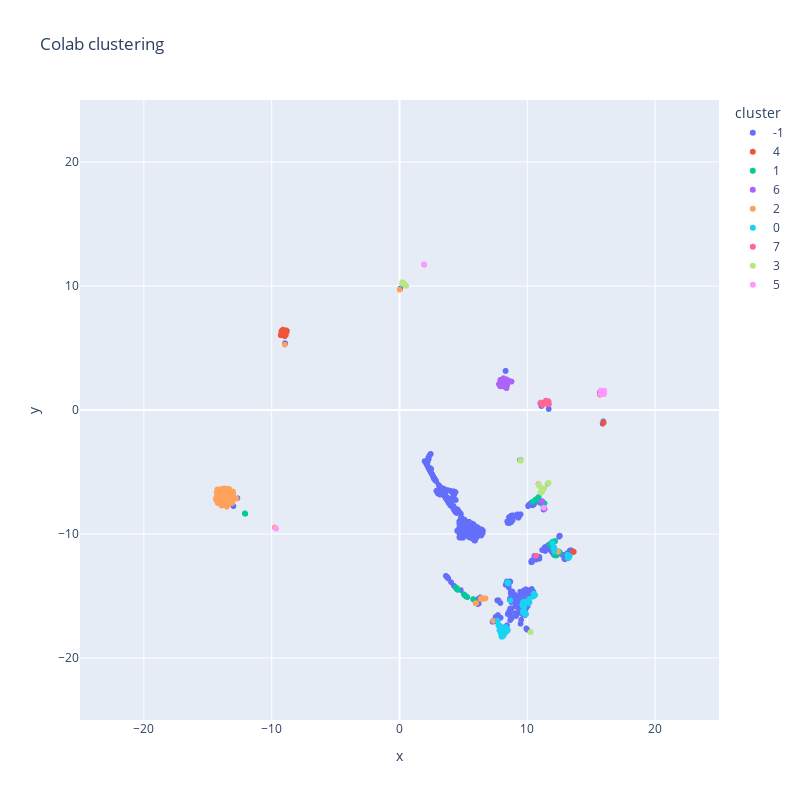

Source (notebook cell):
### Code cell
colab_resdf = pd.DataFrame({
    "x" : colab_umap[:, 0], 
    "y" : colab_umap[:, 1], 
    "cluster" : colab_clusters.labels_
})

# with few clusters you can turn on and off outliers with the -1 label
#colab_resdf = colab_resdf[colab_resdf["cluster"] != -1]

#turning cluster to str for discrete color
colab_resdf["cluster"] = colab_resdf["cluster"].astype(str)

fig_colab = px.scatter(colab_resdf, x="x", y="y", color="cluster", title="Colab clustering", width=800, height=800, range_x=[-25, 25], range_y=[-25, 25])

fig_colab.show()

# TODO add one visualisation without time grouping
# this would give us the "true" user groups, and then we could see if they moved around without breaking up the group too much
# also it is not a bug that there is overlap of clusters, as the clustering takes place before umap

### Figure 1 — Plotly figure (JSON) as saved in the notebook; plotly's stock layout.template omitted (floating-point values rounded to 4 significant figures; data arrays with more than 128 entries replaced by an {"elided": "..."} marker saying what was removed)
{"data": [{"hovertemplate": "cluster=-1<br>x=%{x}<br>y=%{y}<extra></extra>", "legendgroup": "-1", "marker": {"color": "#636efa", "symbol": "circle"}, "mode": "markers", "name": "-1", "showlegend": true, "type": "scattergl", "x": {"elided": "1374 float values"}, "xaxis": "x", "y": {"elided": "1374 float values"}, "yaxis": "y"}, {"hovertemplate": "cluster=4<br>x=%{x}<br>y=%{y}<extra></extra>", "legendgroup": "4", "marker": {"color": "#EF553B", "symbol": "circle"}, "mode": "markers", "name": "4", "showlegend": true, "type": "scattergl", "x": {"elided": "254 float values"}, "xaxis": "x", "y": {"elided": "254 float values"}, "yaxis": "y"}, {"hovertemplate": "cluster=1<br>x=%{x}<br>y=%{y}<extra></extra>", "legendgroup": "1", "marker": {"color": "#00cc96", "symbol": "circle"}, "mode": "markers", "name": "1", "showlegend": true, "type": "scattergl", "x": {"elided": "247 float values"}, "xaxis": "x", "y": {"elided": "247 float values"}, "yaxis": "y"}, {"hovertemplate": "cluster=6<br>x=%{x}<br>y=%{y}<extra></extra>", "legendgroup": "6", "marker": {"color": "#ab63fa", "symbol": "circle"}, "mode": "markers", "name": "6", "showlegend": true, "type": "scattergl", "x": {"elided": "315 float values"}, "xaxis": "x", "y": {"elided": "315 float values"}, "yaxis": "y"}, {"hovertemplate": "cluster=2<br>x=%{x}<br>y=%{y}<extra></extra>", "legendgroup": "2", "marker": {"color": "#FFA15A", "symbol": "circle"}, "mode": "markers", "name": "2", "showlegend": true, "type": "scattergl", "x": {"elided": "739 float values"}, "xaxis": "x", "y": {"elided": "739 float values"}, "yaxis": "y"}, {"hovertemplate": "cluster=0<br>x=%{x}<br>y=%{y}<extra></extra>", "legendgroup": "0", "marker": {"color": "#19d3f3", "symbol": "circle"}, "mode": "markers", "name": "0", "showlegend": true, "type": "scattergl", "x": {"elided": "344 float values"}, "xaxis": "x", "y": {"elided": "344 float values"}, "yaxis": "y"}, {"hovertemplate": "cluster=7<br>x=%{x}<br>y=%{y}<extra></extra>", "legendgroup": "7", "marker": {"color": "#FF6692", "symbol": "circle"}, "mode": "markers", "name": "7", "showlegend": true, "type": "scattergl", "x": {"elided": "129 float values"}, "xaxis": "x", "y": {"elided": "129 float values"}, "yaxis": "y"}, {"hovertemplate": "cluster=3<br>x=%{x}<br>y=%{y}<extra></extra>", "legendgroup": "3", "marker": {"color": "#B6E880", "symbol": "circle"}, "mode": "markers", "name": "3", "showlegend": true, "type": "scattergl", "x": {"elided": "191 float values"}, "xaxis": "x", "y": {"elided": "191 float values"}, "yaxis": "y"}, {"hovertemplate": "cluster=5<br>x=%{x}<br>y=%{y}<extra></extra>", "legendgroup": "5", "marker": {"color": "#FF97FF", "symbol": "circle"}, "mode": "markers", "name": "5", "showlegend": true, "type": "scattergl", "x": {"elided": "210 float values"}, "xaxis": "x", "y": {"elided": "210 float values"}, "yaxis": "y"}], "layout": {"height": 800, "legend": {"title": {"text": "cluster"}, "tracegroupgap": 0}, "title": {"text": "Colab clustering"}, "width": 800, "xaxis": {"anchor": "y", "domain": [0, 1], "range": [-25, 25], "title": {"text": "x"}}, "yaxis": {"anchor": "x", "domain": [0, 1], "range": [-25, 25], "title": {"text": "y"}}}}
